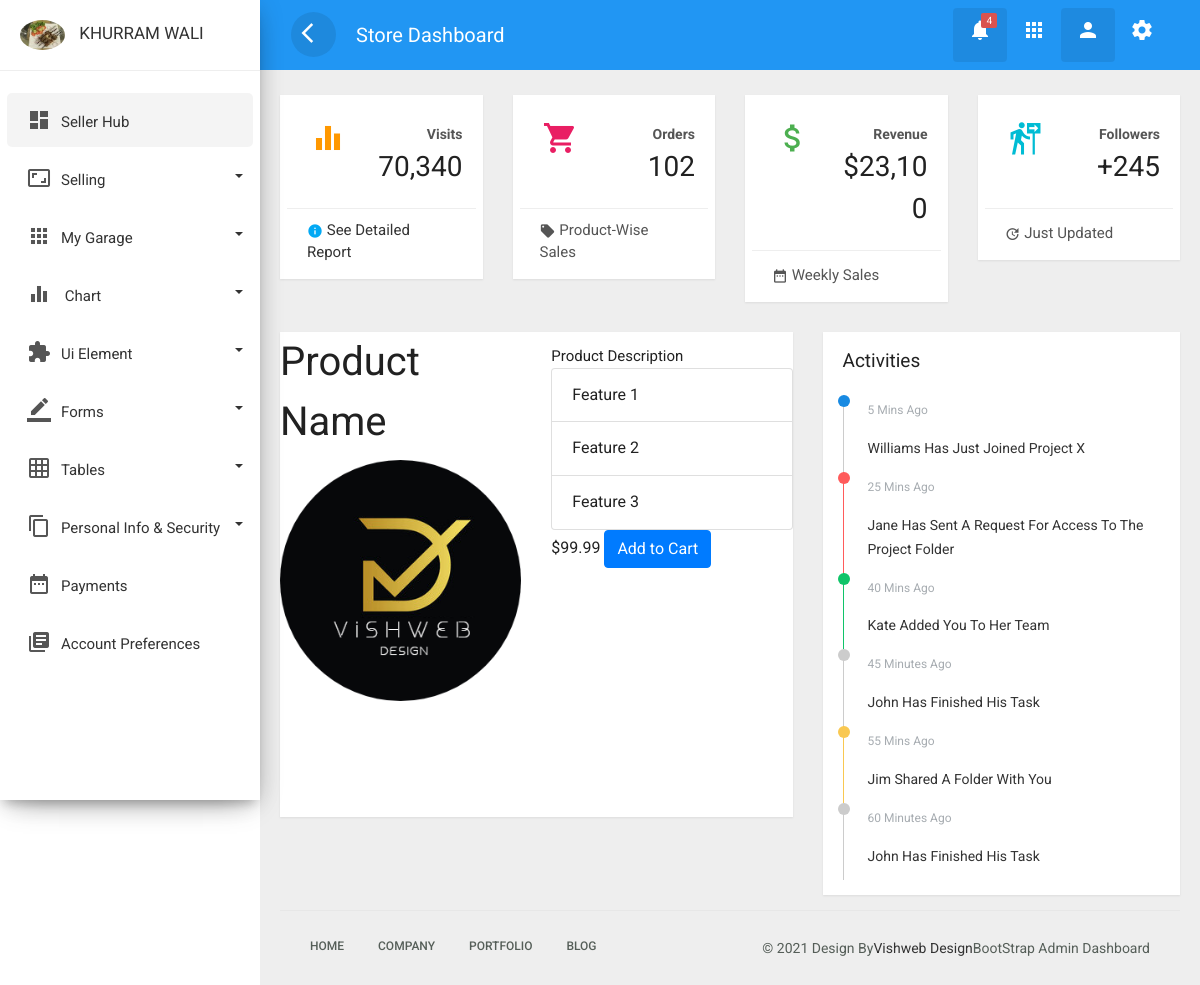
The app's page /prod (signed in) with its own data.
### website/models.py (models this page shows, shortened)
class User(db.Model, UserMixin):
    id = db.Column(db.Integer, primary_key=True)
    username = db.Column(db.String(20), unique=True, nullable=False)
    email = db.Column(db.String(120), unique=True, nullable=False)
    image_file = db.Column(db.String(50), nullable=False,
                           default='default.png')
    password = db.Column(db.String(100), nullable=False)
    timestamp = db.Column(db.DateTime, nullable=False,
                          default=datetime.utcnow)
    last_update = db.Column(db.DateTime,
                            default=datetime.utcnow, onupdate=datetime.utcnow)
    fname = db.Column(db.String(20))
    mname = db.Column(db.String(20))
    lname = db.Column(db.String(20))
    profession = db.Column(db.Integer, nullable=False)
    cnic_num = db.Column(db.String(13), unique=True)
    phone_num = db.Column(db.String(11), unique=True)
    country = db.Column(db.Integer, nullable=False)
    state = db.Column(db.Integer, nullable=False)
    city = db.Column(db.Integer, nullable=False)
    districts = db.Column(db.Integer, nullable=False)
    town = db.Column(db.Integer, nullable=False)
    area = db.Column(db.Integer, nullable=False)
    house = db.Column(db.String(50))
    street = db.Column(db.String(50))
    verification_remarks = db.Column(
        db.String(250), default="User not verified for work on this plateform")
    detail_verified = db.Column(db.Boolean, default=False)
    is_admin = db.Column(db.Boolean, default=False)
    level = db.Column(db.String(50), default="User")
    company_name = db.Column(db.String(50), nullable=False)
    mobile = db.Column(db.String(11), nullable=False)
    img_ntn = db.Column(db.String(50), nullable=False,
                        default='image-not-found.jpg')
    img_logo = db.Column(db.String(50), nullable=False,
                         default='image-not-found.jpg')
    webpage = db.Column(db.String(100), nullable=False)
    leaving_date = db.Column(db.DateTime, nullable=False,
                             default=datetime.utcnow)
    leaving_comint = db.Column(
        db.String(1000), default="Empty", nullable=False)
    orders = db.relationship('Neworder', backref='author', lazy='dynamic')
    posts = db.relationship('Post', backref='author', lazy='dynamic')
    user_vehicles = db.relationship(
        'Uservehicle', backref='user', lazy='dynamic')
    products = db.relationship('Product', backref='user', lazy='dynamic')
    brands = db.relationship('Brand', backref='user', lazy='dynamic')
    itemconds = db.relationship('Itemcond', backref='user', lazy='dynamic')
    colors = db.relationship('Color', backref='user', lazy='dynamic')
    placementofvehicles = db.relationship(
        'Placementofvehicle', backref='user', lazy='dynamic')
    materials = db.relationship(
        'Material', backref='user', lazy='dynamic')

### website/products.py (the view)
@prod.route('/prod')
@login_required
def full_prod():
    return render_template('product.html', title='Product info')

### website/models.py (called while the page is built)
@login_manager.user_loader
def load_user(user_id):
    return User.query.get(int(user_id))

### website/templates/product.html (shortened to what this page needs)
{% extends 'sidebar_dashboard.html' %}
{% block page_content %}
<div id="content">
    {% include 'includes/header.html' %}
    <div class="main-content">
        {% include 'includes/header_2nd.html' %}
        <div class="row ">
            {% include 'includes/full_product.html' %}
            {% include 'includes/body_right.html' %}
        </div>
        {% include 'includes/footer.html' %}
    </div>
</div>
{% endblock page_content %}

### website/templates/sidebar_dashboard.html (shortened to what this page needs)
<!doctype html>
<html lang="en">
<head>
    <link rel="stylesheet" href="{{url_for('static',filename='bootstrap.min.css')}}">
    <link rel="stylesheet" href="{{url_for('static',filename='custom.css')}}">
    <link rel="stylesheet" href="{{url_for('static',filename='style.css')}}">
</head>
<div>
    <div class="wrapper">
        <nav id="sidebar">
            <div class="sidebar-header">
                <h3><a href="{{url_for('auth.account')}}">
                        <img src="{{ url_for('static', filename='profile_pics/' + current_user.image_file) }}"
                            class="rounded-circle img-fluid" />
                    </a>
                    <a href="{{url_for('auth.account')}}">
                        <span>
                            {% if current_user.fname == None %}
                            {{ current_user.username }}
                            {% else %}
                            {% if current_user.mname == None %}
                            {{ current_user.fname }} {{ current_user.lname }}
                            {% else %}
                            {{ current_user.fname }} {{ current_user.mname }} {{ current_user.lname }}
                            {% endif %}
                            {% endif %}
                        </span>
                    </a>
                </h3>
            </div>
            <ul class="list-unstyled components">
                <li class="active">
                    <a href="#" class="dashboard"><i class="material-icons">dashboard</i><span>Seller Hub</span></a>
                </li>
                <li class="dropdown">
                    <a href="#homeSubmenu1" data-toggle="collapse" aria-expanded="false" class="dropdown-toggle">
                        <i class="material-icons">aspect_ratio</i><span>Selling</span></a>
                </li>
                <li class="dropdown">
                    <a href="#pageSubmenu2" data-toggle="collapse" aria-expanded="false" class="dropdown-toggle">
                        <i class="material-icons">apps</i><span>My Garage</span></a>
                </li>
                <li class="dropdown">
                    <a href="#pageSubmenu3" data-toggle="collapse" aria-expanded="false" class="dropdown-toggle">
                        <i class="material-icons">equalizer</i>
                        <span>chart</span></a>
                </li>
                <li class="dropdown">
                    <a href="#pageSubmenu4" data-toggle="collapse" aria-expanded="false" class="dropdown-toggle">
                        <i class="material-icons">extension</i><span>ui element</span></a>
                </li>
                <li class="dropdown">
                    <a href="#pageSubmenu5" data-toggle="collapse" aria-expanded="false" class="dropdown-toggle">
                        <i class="material-icons">border_color</i><span>forms</span></a>
                </li>
                <li class="dropdown">
                    <a href="#pageSubmenu6" data-toggle="collapse" aria-expanded="false" class="dropdown-toggle">
                        <i class="material-icons">grid_on</i><span>tables</span></a>
                </li>
                <li class="dropdown">
                    <a href="#pageSubmenu7" data-toggle="collapse" aria-expanded="false" class="dropdown-toggle">
                        <i class="material-icons">content_copy</i><span>Personal Info & Security</span></a>
                </li>
                <li class="">
                    <a href="#"><i class="material-icons">date_range</i><span>Payments</span></a>
                </li>
                <li class="">
                    <a href="#"><i class="material-icons">library_books</i><span>Account Preferences</span></a>
                </li>
            </ul>
        </nav>
        {% block page_content %}
        {% endblock %}
    </div>
</div>
</body>
</html>

### website/static/custom.css (style rules this page uses)
body, html { line-height: 1.8; font-family: 'Roboto', sans-serif; color: #555e58; text-transform:capitalize; text-rendering: optimizeLegibility !important; -webkit-font-smoothing: antialiased !important; font-weight: 400; margin:0px; padding:0px; }
h1, h2, h3, h4, h5, h6, .h1, .h2, .h3, .h4 { font-weight: 400; line-height: 1.5em; }
a { color: #333; font-weight: 400; }
ul, ol { padding: 0; margin:0px; list-style: none; }
a, a:hover, a:focus { color: #333; text-decoration: none; transition: all 0.3s; }
.material-icons { font-family: 'Material Icons'; font-weight: normal; font-style: normal; font-size: 24px; display: inline-block; line-height: 1; text-transform: none; letter-spacing: normal; word-wrap: normal; white-space: nowrap; direction: ltr; -webkit-font-smoothing: antialiased; text-rendering: optimizeLegibility; -moz-osx-font-smoothing: grayscale; font-feature-settings: 'liga'; }
.wrapper { position: relative; width:100%; overflow:auto; }
#sidebar { position:fixed; height:100vh!important; top: 0; bottom: 0; left: 0; z-index:11; width: 260px; overflow:auto; transition:all 0.3s ; background: #FFFFFF; box-shadow: 0 10px 30px -12px rgb(0 0 0 / 42%), 0 4px 25px 0px rgb(0 0 0 / 12%), 0 8px 10px -5px rgb(0 0 0 / 20%); }
#sidebar .sidebar-header { padding:20px; background-color:#ffffff; border-bottom:1px solid #eee; }
.sidebar-header h3 { color:#333; font-size:17px; margin:0px; text-transform:uppercase; transition:all 0.5s ease; font-weight:600; }
.sidebar-header h3 img { width:45px; margin-right:10px; }
#sidebar ul li { padding:2px 7px; }
#sidebar ul li.active>a { color: #333; background-color: rgba(200, 200, 200, 0.2); }
.dropdown-toggle::after { position: absolute; right: 10px; top: 23px; }
#sidebar ul.components { padding: 20px 0; }
#sidebar ul li a { padding: 10px; line-height: 30px; border-radius:5px; font-size: 15px; position:relative;' font-weight: 400; display: block; }
#sidebar ul li a span { text-transform:capitalize; display:inline-block; }
#sidebar ul li a i { position: relative; margin-right: 10px; top: 5px; color: #555555; margin-left: 10px; }
#content { position: relative; transition: all 0.3s; background-color: #EEEEEE; }
.main-content { padding:10px 20px 0px 20px; position: relative; width: 100%; }
@media only screen and (min-width:992px) { #content { width: calc(100% - 260px); position: relative; float: right; transition: all 0.3s; background-color: #EEEEEE; } }

### website/static/style.css (style rules this page uses)
* { margin: 0; padding: 0; }
a { text-decoration: none; -webkit-transition: all 0.5s ease-in-out 0s; -o-transition: all 0.5s ease-in-out 0s; transition: all 0.5s ease-in-out 0s; -moz-transition: all 0.5s ease-in-out 0s; -ms-transition: all 0.5s ease-in-out 0s; }

### records on screen
User: image_file (picture), fname "KHURRAM", lname "WALI"
